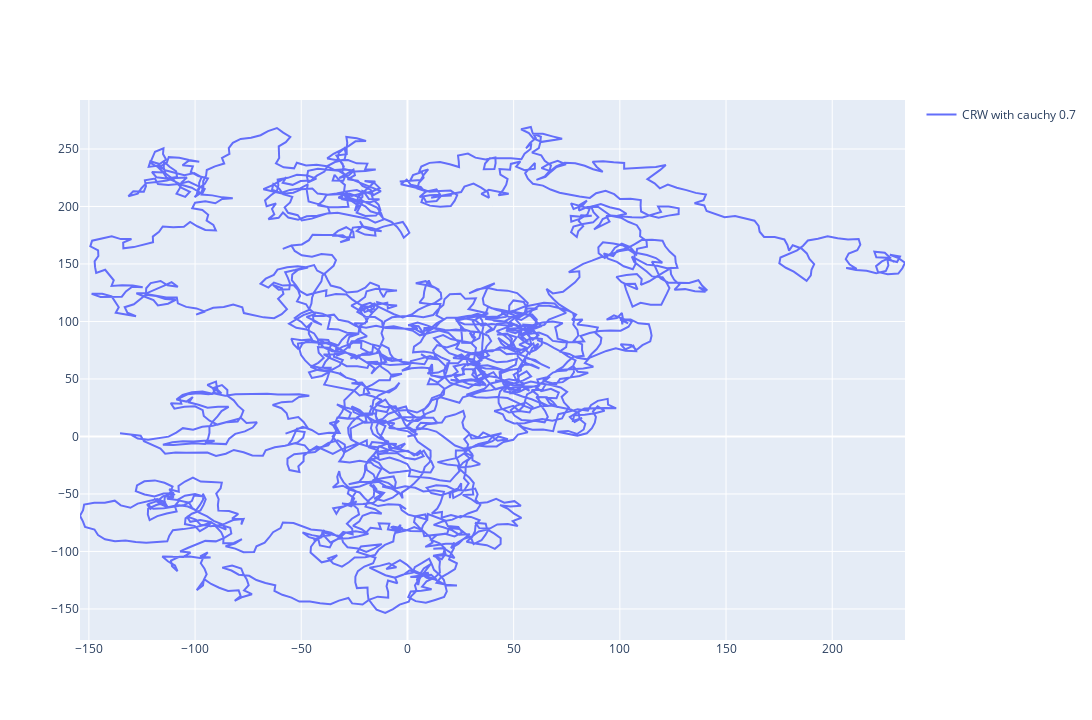

Notebook cell for this chart:
### Markdown cell above
- Select rotations from a **Cauchy** distribution (scipy).
- Implement usign **Vec2d** class.
- Keep trajectory in a **numpy** array
- Visualize trajectory using **plotly** - 2D projection

### Code cell
# Init parameters
n_steps = 3000
speed = 5
cauchy_scale = 0.7

# Init trajectory
trajectory = np.zeros((n_steps, 2))

# Generate rotation angles from Cauchy distribution
rotations = cauchy(scale=cauchy_scale).rvs(size=n_steps)

# Init position and velocity
position = Vec2d(0, 0)
velocity = Vec2d(speed, 0)  

# Simulate the random walk
for step in range(1, n_steps):
    velocity = velocity.rotated(rotations[step])
    position += velocity
    trajectory[step] = [position.x, position.y]

fig = go.Figure()

fig.add_trace(go.Scatter(
    x=trajectory[:, 0],
    y=trajectory[:, 1],
    mode='lines',
    line=dict(width=2),
    name='CRW with cauchy 0.7',
    showlegend=True
))

fig.update_layout(
    autosize = False,
    width = 1200,
    height= 720
)

fig.show()

### Figure 1 — Plotly figure (JSON) as saved in the notebook; plotly's stock layout.template omitted (floating-point values rounded to 4 significant figures; data arrays with more than 128 entries replaced by an {"elided": "..."} marker saying what was removed)
{"data": [{"line": {"width": 2}, "mode": "lines", "name": "CRW with cauchy 0.7", "showlegend": true, "type": "scatter", "x": {"elided": "3000 float values"}, "y": {"elided": "3000 float values"}}], "layout": {"autosize": false, "height": 720, "width": 1200}}
